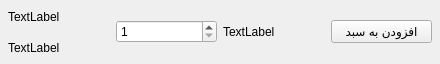
<?xml version="1.0" encoding="UTF-8"?>
<ui version="4.0">
 <class>MenuItemWidget</class>
 <widget class="QWidget" name="MenuItemWidget">
  <property name="geometry">
   <rect>
    <x>0</x>
    <y>0</y>
    <width>440</width>
    <height>64</height>
   </rect>
  </property>
  <property name="windowTitle">
   <string>Form</string>
  </property>
  <layout class="QHBoxLayout" name="horizontalLayout">
   <property name="leftMargin">
    <number>8</number>
   </property>
   <property name="topMargin">
    <number>4</number>
   </property>
   <property name="rightMargin">
    <number>8</number>
   </property>
   <property name="bottomMargin">
    <number>4</number>
   </property>
   <item>
    <layout class="QVBoxLayout" name="textLayout">
     <item>
      <widget class="QLabel" name="nameLabel">
       <property name="text">
        <string>TextLabel</string>
       </property>
      </widget>
     </item>
     <item>
      <widget class="QLabel" name="descLabel">
       <property name="text">
        <string>TextLabel</string>
       </property>
      </widget>
     </item>
    </layout>
   </item>
   <item>
    <widget class="QSpinBox" name="quantitySpinBox">
     <property name="minimum">
      <number>1</number>
     </property>
     <property name="maximum">
      <number>50</number>
     </property>
    </widget>
   </item>
   <item>
    <widget class="QLabel" name="priceLabel">
     <property name="text">
      <string>TextLabel</string>
     </property>
    </widget>
   </item>
   <item>
    <widget class="QPushButton" name="addButton">
     <property name="text">
      <string>افزودن به سبد</string>
     </property>
    </widget>
   </item>
  </layout>
 </widget>
 <resources/>
 <connections/>
</ui>
